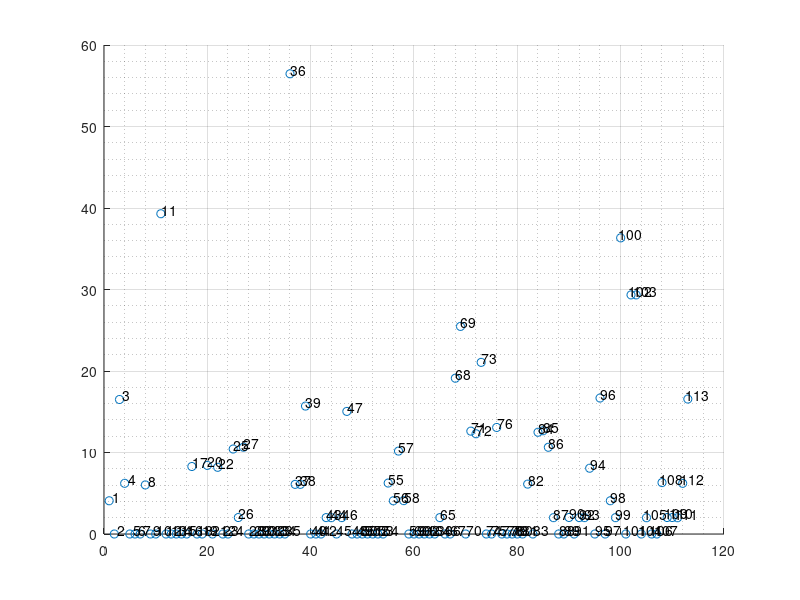

Write MATLAB code to recreate this figure.
%% This script calculates the half life of the Rok Plots to be able to show that the half life increases and hence to be able to say that the Rok is diffused and is not centered anymore like it used to be

%% Here we try and get the Covariance as a function of the distance between maximas(basically we try and see whether the maximas in Pearson corelation correspond to the lag equal to the maximal distance


%Ignore the initial comments; this script has the metric!

 %%
load('spn_rokxmyosin');


if 1 %% this segment of the code fits a pokynomial to the plot of Rok intensity and then plots the polynomial on to the Rok plot
area=[];

for cell_index=1:cell_number, %%which cell we are looking at
    
    %%this segment normalizes the intensities between zero and one for each
  %%cell individually
    [rmx,t]=max(cell_rok(cell_index).mean);
    %[rmn,t]=min(cell_rok(cell_index).mean);
    
   
    cell_rok(cell_index).mean = cell_rok(cell_index).mean/(rmx) ; 
    cell_rok(cell_index).mean = (2/cell_rok(cell_index).mean(1,1))*cell_rok(cell_index).mean ;

   
  

  %%
    
if(cell(cell_index).average_maxima_distance <=8 ) % this helps us ignore the outliers
      
    if (size(cell_rok(cell_index).mean,1) >25)
        y=cell_rok(cell_index).mean(1:25,:)';
        x=[1:1:25];
        p=polyfit(x,y,7);
        f = polyval(p,x);
        
        %%horizontal line intersection part
y1=2*ones(1,25);
y2=y;
idx = find(y1 - y2 < eps, 1,'last'); %// Index of coordinate in array
px = x(idx);
py = y1(idx);  
%
        plot(x,y,'o',x,f,'-')
    end

    if (size(cell_rok(cell_index).mean,1) <=25)
        y=cell_rok(cell_index).mean(:,:)';
        x=[1:1:size(cell_rok(cell_index).mean,1)];
        p=polyfit(x,y,10);
    
        f = polyval(p,x);

       %%horizontal line intersection part
y1=2*ones(1,size(f,2));
y2=y;
idx = find(y1 - y2 < eps, 1,'last'); %// Index of coordinate in array
px = x(idx);
py = y1(idx);
%
       plot(x,y,'o',x,f,'-')
    end
hold on
end %ignoring the outliers

f=f(:,1:px);
trap=trapz(f) ;
area = [area trap];

end

k=waitforbuttonpress;
hold off;


%%now to plot onto the graph
x=[1:1:cell_number];
y=area;
scatter(x,y);
a = [1:1:cell_number]'; b = num2str(a); c = cellstr(b);
dx = 0.5; dy = 0.5; % displacement so the text does not overlay the data points
text(x-dx, y+dy, c);

%%
grid on;
grid minor;
end











%% I tried the average slope but that method failed to give me useful output to distinguish between the plots : DOES NOT WORK

if 0
average_slope=[];

for cell_index = 1:cell_number,
    
    average_slope=[average_slope (cell_rok(cell_index).mean(10) - cell_rok(cell_index).mean(1) )/10 ];
    
end

scatter([1:1:cell_number],average_slope);
hy = graph2d.constantline(0, 'Color',[0 0 0]);
changedependvar(hy,'y');
end
